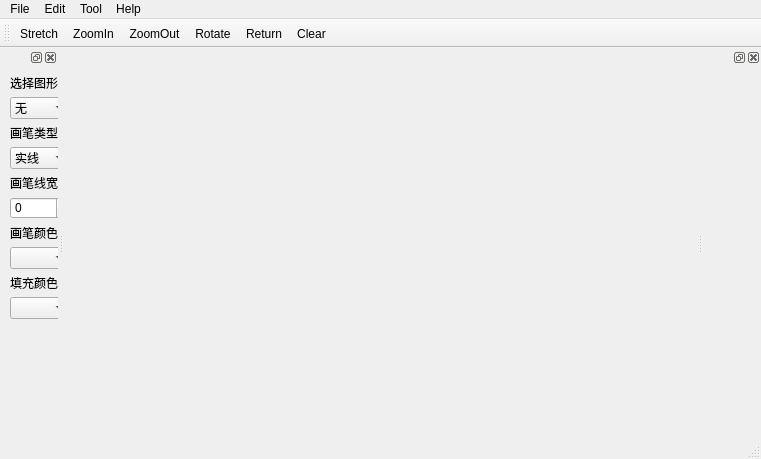
<?xml version="1.0" encoding="UTF-8"?>
<ui version="4.0">
 <class>MainWindow</class>
 <widget class="QMainWindow" name="MainWindow">
  <property name="geometry">
   <rect>
    <x>0</x>
    <y>0</y>
    <width>761</width>
    <height>459</height>
   </rect>
  </property>
  <property name="windowTitle">
   <string>MainWindow</string>
  </property>
  <widget class="QWidget" name="centralWidget"/>
  <widget class="QToolBar" name="mainToolBar">
   <attribute name="toolBarArea">
    <enum>TopToolBarArea</enum>
   </attribute>
   <attribute name="toolBarBreak">
    <bool>false</bool>
   </attribute>
   <addaction name="actionStretch"/>
   <addaction name="actionZoomIn"/>
   <addaction name="actionZoomOut"/>
   <addaction name="actionRotate"/>
   <addaction name="actionReturn"/>
   <addaction name="actionClear"/>
  </widget>
  <widget class="QStatusBar" name="statusBar"/>
  <widget class="QDockWidget" name="DrawTools">
   <attribute name="dockWidgetArea">
    <number>1</number>
   </attribute>
   <widget class="QWidget" name="dockWidgetContents">
    <widget class="QLabel" name="label">
     <property name="geometry">
      <rect>
       <x>10</x>
       <y>10</y>
       <width>54</width>
       <height>12</height>
      </rect>
     </property>
     <property name="text">
      <string>选择图形</string>
     </property>
    </widget>
    <widget class="QSpinBox" name="penWidthspinBox">
     <property name="geometry">
      <rect>
       <x>10</x>
       <y>130</y>
       <width>61</width>
       <height>22</height>
      </rect>
     </property>
    </widget>
    <widget class="QLabel" name="label_2">
     <property name="geometry">
      <rect>
       <x>10</x>
       <y>110</y>
       <width>54</width>
       <height>12</height>
      </rect>
     </property>
     <property name="text">
      <string>画笔线宽</string>
     </property>
    </widget>
    <widget class="QLabel" name="label_3">
     <property name="geometry">
      <rect>
       <x>10</x>
       <y>60</y>
       <width>54</width>
       <height>12</height>
      </rect>
     </property>
     <property name="text">
      <string>画笔类型</string>
     </property>
    </widget>
    <widget class="QComboBox" name="shapeComboBox">
     <property name="geometry">
      <rect>
       <x>10</x>
       <y>30</y>
       <width>61</width>
       <height>22</height>
      </rect>
     </property>
     <item>
      <property name="text">
       <string>无</string>
      </property>
     </item>
     <item>
      <property name="text">
       <string>矩形</string>
      </property>
     </item>
     <item>
      <property name="text">
       <string>椭圆</string>
      </property>
     </item>
     <item>
      <property name="text">
       <string>直线</string>
      </property>
     </item>
    </widget>
    <widget class="QComboBox" name="penStyleComboBox">
     <property name="geometry">
      <rect>
       <x>10</x>
       <y>80</y>
       <width>61</width>
       <height>22</height>
      </rect>
     </property>
     <item>
      <property name="text">
       <string>实线</string>
      </property>
     </item>
     <item>
      <property name="text">
       <string>点线</string>
      </property>
     </item>
    </widget>
    <widget class="QLabel" name="label_4">
     <property name="geometry">
      <rect>
       <x>10</x>
       <y>160</y>
       <width>54</width>
       <height>12</height>
      </rect>
     </property>
     <property name="text">
      <string>画笔颜色</string>
     </property>
    </widget>
    <widget class="QComboBox" name="penColorComboBox">
     <property name="geometry">
      <rect>
       <x>10</x>
       <y>180</y>
       <width>61</width>
       <height>22</height>
      </rect>
     </property>
    </widget>
    <widget class="QLabel" name="label_5">
     <property name="geometry">
      <rect>
       <x>10</x>
       <y>210</y>
       <width>54</width>
       <height>12</height>
      </rect>
     </property>
     <property name="text">
      <string>填充颜色</string>
     </property>
    </widget>
    <widget class="QComboBox" name="brushColorComboBox">
     <property name="geometry">
      <rect>
       <x>10</x>
       <y>230</y>
       <width>61</width>
       <height>22</height>
      </rect>
     </property>
    </widget>
   </widget>
  </widget>
  <widget class="QMenuBar" name="menuBar">
   <property name="geometry">
    <rect>
     <x>0</x>
     <y>0</y>
     <width>761</width>
     <height>23</height>
    </rect>
   </property>
   <widget class="QMenu" name="menuFile">
    <property name="title">
     <string>File</string>
    </property>
    <addaction name="actionNew"/>
    <addaction name="actionOpen"/>
    <addaction name="actionSave"/>
    <addaction name="actionSaveAs"/>
    <addaction name="actionExit"/>
   </widget>
   <widget class="QMenu" name="menuEdit">
    <property name="title">
     <string>Edit</string>
    </property>
   </widget>
   <widget class="QMenu" name="menuTool">
    <property name="title">
     <string>Tool</string>
    </property>
    <addaction name="actionDrawingToolbar"/>
   </widget>
   <widget class="QMenu" name="menuHelp">
    <property name="title">
     <string>Help</string>
    </property>
    <addaction name="actionAbout_Draw"/>
   </widget>
   <addaction name="menuFile"/>
   <addaction name="menuEdit"/>
   <addaction name="menuTool"/>
   <addaction name="menuHelp"/>
  </widget>
  <widget class="QDockWidget" name="dockWidget">
   <attribute name="dockWidgetArea">
    <number>2</number>
   </attribute>
   <widget class="QWidget" name="dockWidgetContents_3"/>
  </widget>
  <action name="actionNew">
   <property name="checkable">
    <bool>true</bool>
   </property>
   <property name="text">
    <string>New(&amp;N)</string>
   </property>
   <property name="shortcut">
    <string>Ctrl+N</string>
   </property>
  </action>
  <action name="actionOpen">
   <property name="checkable">
    <bool>true</bool>
   </property>
   <property name="text">
    <string>Open(&amp;O)</string>
   </property>
   <property name="shortcut">
    <string>Ctrl+O</string>
   </property>
  </action>
  <action name="actionSave">
   <property name="checkable">
    <bool>true</bool>
   </property>
   <property name="icon">
    <iconset resource="../ourico/ourico/ico.qrc">
     <normaloff>:/image/down.png</normaloff>:/image/down.png</iconset>
   </property>
   <property name="text">
    <string>Save(&amp;S)</string>
   </property>
   <property name="shortcut">
    <string>Ctrl+S</string>
   </property>
  </action>
  <action name="actionSaveAs">
   <property name="checkable">
    <bool>true</bool>
   </property>
   <property name="text">
    <string>SaveAs(&amp;A)</string>
   </property>
   <property name="shortcut">
    <string>Ctrl+A</string>
   </property>
  </action>
  <action name="actionExit">
   <property name="checkable">
    <bool>true</bool>
   </property>
   <property name="text">
    <string>Exit(&amp;X)</string>
   </property>
   <property name="shortcut">
    <string>Ctrl+X</string>
   </property>
  </action>
  <action name="actionZoomIn">
   <property name="icon">
    <iconset resource="../ourico/ourico/ico.qrc">
     <normaloff>:/image/zoomin.png</normaloff>:/image/zoomin.png</iconset>
   </property>
   <property name="text">
    <string>ZoomIn</string>
   </property>
  </action>
  <action name="actionReturn">
   <property name="icon">
    <iconset resource="../ourico/ourico/ico.qrc">
     <normaloff>:/image/cursor-openhand.png</normaloff>:/image/cursor-openhand.png</iconset>
   </property>
   <property name="text">
    <string>Return</string>
   </property>
  </action>
  <action name="actionRotate">
   <property name="icon">
    <iconset resource="../ourico/ourico/ico.qrc">
     <normaloff>:/image/rotate.png</normaloff>:/image/rotate.png</iconset>
   </property>
   <property name="text">
    <string>Rotate</string>
   </property>
  </action>
  <action name="actionStretch">
   <property name="icon">
    <iconset resource="../ourico/ourico/ico.qrc">
     <normaloff>:/image/cursor-sizeall.png</normaloff>:/image/cursor-sizeall.png</iconset>
   </property>
   <property name="text">
    <string>Stretch</string>
   </property>
  </action>
  <action name="actionDrawingToolbar">
   <property name="icon">
    <iconset resource="../ourico/ourico/ico.qrc">
     <normaloff>:/image/line.png</normaloff>:/image/line.png</iconset>
   </property>
   <property name="text">
    <string>DrawingToolbar</string>
   </property>
  </action>
  <action name="actionAbout_Draw">
   <property name="text">
    <string>About Draw</string>
   </property>
  </action>
  <action name="actionZoomOut">
   <property name="icon">
    <iconset resource="../ourico/ourico/ico.qrc">
     <normaloff>:/image/zoomout.png</normaloff>:/image/zoomout.png</iconset>
   </property>
   <property name="text">
    <string>ZoomOut</string>
   </property>
   <property name="toolTip">
    <string>ZoomOut</string>
   </property>
  </action>
  <action name="actionClear">
   <property name="icon">
    <iconset resource="../ourico/ourico/ico.qrc">
     <normaloff>:/image/cursor-forbidden.png</normaloff>:/image/cursor-forbidden.png</iconset>
   </property>
   <property name="text">
    <string>Clear</string>
   </property>
  </action>
 </widget>
 <layoutdefault spacing="6" margin="11"/>
 <resources>
  <include location="../ourico/ourico/ico.qrc"/>
 </resources>
 <connections/>
</ui>
